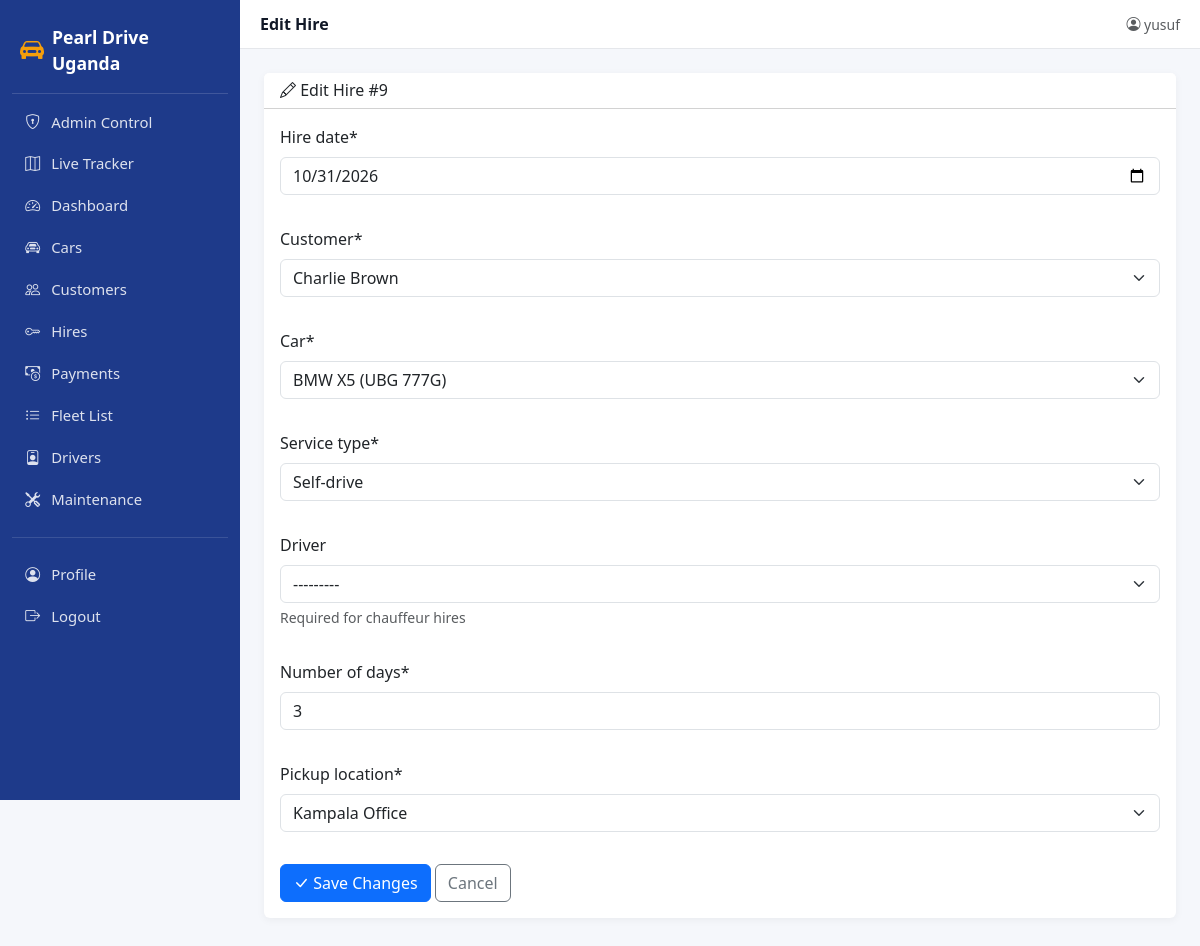
/edit_hiring/9/ (signed in), run on the app's committed database.
### car/models.py (models this page shows, shortened)
class Hiring(models.Model):
    SERVICE = [("S", "Self-drive"), ("C", "Chauffeur")]
    STATUS = [
        ("P", "Pending"),
        ("A", "Active"),
        ("C", "Completed"),
    ]
    PICKUP_CHOICES = [
        ("KLA", "Kampala Office"),
        ("EBB", "Entebbe Airport"),
        ("HTL", "Hotel Delivery"),
    ]
    hire_date = models.DateField()
    customer = models.ForeignKey(Customer, on_delete=models.CASCADE)
    car = models.ForeignKey(Car, on_delete=models.CASCADE)
    driver = models.ForeignKey(
        Driver, on_delete=models.SET_NULL,
        null=True, blank=True,
        help_text="Required for chauffeur hires",
    )
    number_of_days = models.IntegerField(default=1)
    service_type = models.CharField(max_length=1, choices=SERVICE, default="S")
    status = models.CharField(max_length=1, choices=STATUS, default="A")
    pickup_location = models.CharField(max_length=3, choices=PICKUP_CHOICES, default="KLA")
    discount_applied = models.BooleanField(default=False)
    amount_to_be_paid = models.IntegerField(editable=False, default=0)
    start_mileage = models.IntegerField(null=True, blank=True, help_text="Odometer reading at pickup")
    start_fuel = models.IntegerField(null=True, blank=True, help_text="Fuel level at pickup (%)")
    start_photo = models.ImageField(upload_to="handovers/start/", null=True, blank=True)
    end_mileage = models.IntegerField(null=True, blank=True, help_text="Odometer reading at return")
    end_fuel = models.IntegerField(null=True, blank=True, help_text="Fuel level at return (%)")
    end_photo = models.ImageField(upload_to="handovers/end/", null=True, blank=True)

### car/views.py (the view)
# urls.py: path("edit_hiring/<int:hiring_id>/", views.edit_hiring_view, name="edit_hiring_page"),
@login_required
def edit_hiring_view(request, hiring_id):
    hiring = get_object_or_404(Hiring, id=hiring_id)
    form = HiringForm(request.POST or None, instance=hiring)
    if request.method == "POST" and form.is_valid():
        form.save()
        messages.success(request, "Hire updated.")
        return redirect("add_hiring_page")
    return render(request, "edit_hiring.html", {"form": form, "hiring": hiring})

### car/forms.py (shortened to what this page needs)
class HiringForm(ModelForm):
    class Meta:
        model = Hiring
        fields = ["hire_date", "customer", "car", "service_type",
                  "driver", "number_of_days", "pickup_location"] # Added pickup_location
        widgets = {"hire_date": DateInput(attrs={"type": "date"})}

### car/models.py (called while the page is built)
    def __str__(self):
        return f"{self.make} {self.car_Model} ({self.plate_no})"

    def __str__(self):
        return self.customer_name

    def __str__(self):
        return f"{self.name} ({self.license_no})"

### car/templates/edit_hiring.html (shortened to what this page needs)
{% extends 'base.html' %}
{% load crispy_forms_tags %}
{% block page_title %}Edit Hire{% endblock %}
{% block content %}
<div class="card mb-3">
  <div class="card-header bg-white">
    <h6 class="mb-0"><i class="bi bi-pencil"></i> Edit Hire #{{ hiring.id }}</h6>
  </div>
  <div class="card-body">
    <form method="POST">
      <div class="row g-3">
        {{ form|crispy }}
      </div>
      <div class="mt-3">
        <button type="submit" class="btn btn-primary"><i class="bi bi-check-lg"></i> Save Changes</button>
        <a href="{% url 'add_hiring_page' %}" class="btn btn-outline-secondary">Cancel</a>
      </div>
    </form>
  </div>
</div>
{% endblock %}

### car/templates/base.html (shortened to what this page needs)
{% load static crispy_forms_tags %}
<!DOCTYPE html>
<html lang="en">
<head>
  <link href="https://cdn.jsdelivr.net/npm/bootstrap@5.3.3/dist/css/bootstrap.min.css" rel="stylesheet">
  <link href="https://cdn.jsdelivr.net/npm/bootstrap-icons@1.11.3/font/bootstrap-icons.css" rel="stylesheet">
</head>
<body>
<aside class="pdu-sidebar" id="pduSidebar">
  <a class="brand" href="{% url 'index_page' %}">
    <i class="bi bi-car-front-fill fs-4"></i>
    <span>Pearl Drive Uganda</span>
  </a>
  <nav class="nav flex-column mt-2">
    <a class="nav-link {% if request.resolver_match.url_name == 'admin_control_page' %}active{% endif %}"
       href="{% url 'admin_control_page' %}">
      <i class="bi bi-shield-lock"></i> Admin Control
    </a>
    <a class="nav-link {% if request.resolver_match.url_name == 'fleet_map_page' %}active{% endif %}"
      href="{% url 'fleet_map_page' %}">
      <i class="bi bi-map"></i> Live Tracker
    </a>
    <a class="nav-link {% if request.resolver_match.url_name == 'index_page' %}active{% endif %}"
       href="{% url 'index_page' %}">
      <i class="bi bi-speedometer2"></i> Dashboard
    </a>
    <a class="nav-link {% if request.resolver_match.url_name == 'add_car_page' %}active{% endif %}"
       href="{% url 'add_car_page' %}">
      <i class="bi bi-car-front"></i> Cars
    </a>
    <a class="nav-link {% if request.resolver_match.url_name == 'add_customer_page' %}active{% endif %}"
       href="{% url 'add_customer_page' %}">
      <i class="bi bi-people"></i> Customers
    </a>
    <a class="nav-link {% if request.resolver_match.url_name == 'add_hiring_page' %}active{% endif %}"
       href="{% url 'add_hiring_page' %}">
      <i class="bi bi-key"></i> Hires
    </a>
    <a class="nav-link {% if request.resolver_match.url_name == 'add_payment_page' %}active{% endif %}"
       href="{% url 'add_payment_page' %}">
      <i class="bi bi-cash-coin"></i> Payments
    </a>
    <a class="nav-link {% if request.resolver_match.url_name == 'car_List_page' %}active{% endif %}"
       href="{% url 'car_List_page' %}">
      <i class="bi bi-list-ul"></i> Fleet List
    </a>
    <a class="nav-link {% if request.resolver_match.url_name == 'add_driver_page' %}active{% endif %}"
       href="{% url 'add_driver_page' %}">
      <i class="bi bi-person-badge"></i> Drivers
    </a>
    <a class="nav-link {% if request.resolver_match.url_name == 'add_maintenance_page' %}active{% endif %}"
       href="{% url 'add_maintenance_page' %}">
      <i class="bi bi-tools"></i> Maintenance
    </a>
    <hr class="text-white-50 my-3">
    <a class="nav-link {% if request.resolver_match.url_name == 'profiles_page' %}active{% endif %}"
       href="{% url 'profiles_page' %}">
      <i class="bi bi-person-circle"></i> Profile
    </a>
    {% if user.is_authenticated %}
    <form method="post" action="{% url 'logout' %}" class="m-0">
      <button type="submit" class="nav-link w-100 text-start bg-transparent border-0">
        <i class="bi bi-box-arrow-right"></i> Logout
      </button>
    </form>
    {% else %}
    <a class="nav-link" href="{% url 'login' %}">
      <i class="bi bi-box-arrow-in-right"></i> Login
    </a>
    {% endif %}
  </nav>
</aside>
<div class="pdu-main">
  <header class="pdu-topbar">
    <div class="d-flex align-items-center gap-3">
      <div class="title">{% block page_title %}Dashboard{% endblock %}</div>
    </div>
    <div class="d-flex align-items-center gap-3">
      {% if user.is_authenticated %}
        <span class="text-muted small">
          <i class="bi bi-person-circle"></i> {{ user.username }}
        </span>
      {% else %}
        <a class="btn btn-sm btn-primary" href="{% url 'login' %}">Sign in</a>
        <a class="btn btn-sm btn-outline-primary" href="{% url 'sign_in_page' %}">Register</a>
      {% endif %}
    </div>
  </header>
  <main class="pdu-content">
    {% block content %}{% endblock %}
  </main>
</div>
</body>
</html>

### car/templates/base.html (style rules this page uses)
:root { --pdu-primary: #1e3a8a; --pdu-accent: #f59e0b; --pdu-bg: #f5f7fb; }
body { background: var(--pdu-bg); }
.pdu-sidebar { background: var(--pdu-primary); color: #fff; min-height: 100vh; width: 240px; position: fixed; top: 0; left: 0; padding: 1rem .75rem; z-index: 1030; transition: transform .2s ease; }
.pdu-sidebar .brand { display: flex; align-items: center; gap: .5rem; font-weight: 700; font-size: 1.1rem; padding: .5rem .5rem 1rem; border-bottom: 1px solid rgba(255,255,255,.15); color: #fff; text-decoration: none; }
.pdu-sidebar .brand i { color: var(--pdu-accent); }
.pdu-sidebar .nav-link { color: rgba(255,255,255,.85); padding: .55rem .75rem; border-radius: .5rem; margin-bottom: 2px; display: flex; align-items: center; gap: .6rem; font-size: .93rem; }
.pdu-sidebar .nav-link i { width: 1.1rem; text-align: center; }
.pdu-main { margin-left: 240px; min-height: 100vh; }
.pdu-topbar { background: #fff; border-bottom: 1px solid #e5e7eb; padding: .75rem 1.25rem; display: flex; align-items: center; justify-content: space-between; position: sticky; top: 0; z-index: 1020; }
.pdu-topbar .title { font-weight: 600; color: #111827; }
.pdu-content { padding: 1.5rem; }
.card { border: none; box-shadow: 0 2px 8px rgba(0,0,0,.05); }

### data on the page
Hiring: id "9", hire_date "10/31/2026", customer "Charlie Brown", car "BMW X5 (UBG 777G)", service_type "Self-drive", driver "---------", number_of_days "3", pickup_location "Kampala Office"

### other printed values
{{ user.username }} "yusuf"
